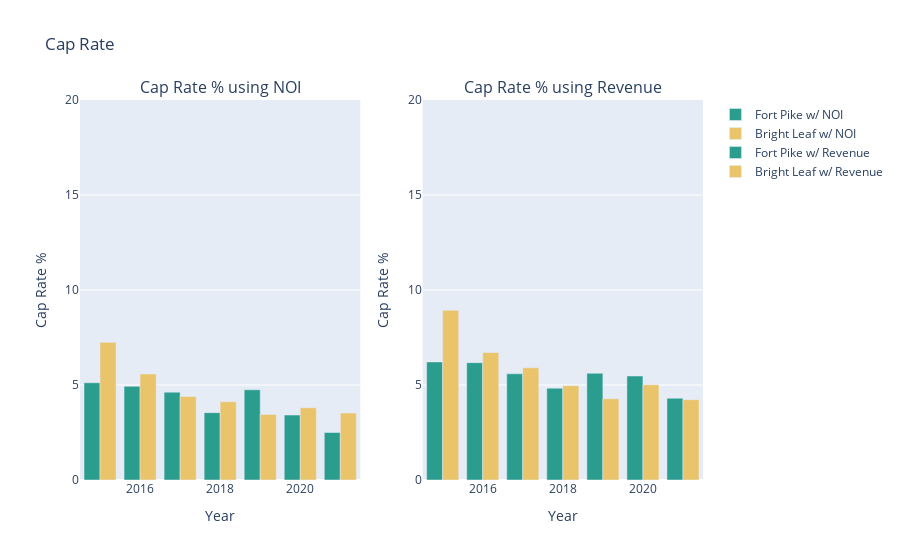

Write notebook code for a chart like this one.
### Code cell
fig = make_subplots(
    rows=1, cols=2, subplot_titles=("Cap Rate % using NOI", "Cap Rate % using Revenue"))
#Using NOI
trace1 = go.Bar(x = cap_fp["Year"], y=cap_fp["Cap_Rate_FP"], marker=dict(color="#2a9d8f", opacity=1), name="Fort Pike w/ NOI")
fig.add_trace(trace1, row=1, col=1)
trace2 = go.Bar(x = cap_bl["Year"], y=cap_bl["Cap_Rate_BL"], marker=dict(color="#e9c46a", opacity=1), name="Bright Leaf w/ NOI")
fig.add_trace(trace2, row=1, col=1)

#Using Revenue
trace3 = go.Bar(x = cap_fp_["Year"], y=cap_fp_["Cap_Rate_FP"], marker=dict(color="#2a9d8f", opacity=1), name="Fort Pike w/ Revenue")
fig.add_trace(trace3, row=1, col=2)
trace4 = go.Bar(x = cap_bl_["Year"], y=cap_bl_["Cap_Rate_BL"], marker=dict(color="#e9c46a", opacity=1), name="Bright Leaf w/ Revenue")
fig.add_trace(trace4, row=1, col=2)

fig.update_xaxes(title_text="Year", row = 1, col =1)
fig.update_yaxes(title_text="Cap Rate %", range=[0,20], row = 1, col = 1)
fig.update_xaxes(title_text="Year", row = 1, col =2)
fig.update_yaxes(title_text="Cap Rate %", range=[0,20], row = 1, col = 2)
fig.update_layout(title = "Cap Rate", barmode="group")

### Figure 1 — Plotly figure (JSON) as saved in the notebook; plotly's stock layout.template omitted (floating-point values rounded to 4 significant figures)
{"data": [{"marker": {"color": "#2a9d8f", "opacity": 1}, "name": "Fort Pike w/ NOI", "type": "bar", "x": [2015, 2016, 2017, 2018, 2019, 2020, 2021], "xaxis": "x", "y": [5.118, 4.932, 4.623, 3.545, 4.749, 3.418, 2.499], "yaxis": "y"}, {"marker": {"color": "#e9c46a", "opacity": 1}, "name": "Bright Leaf w/ NOI", "type": "bar", "x": [2015, 2016, 2017, 2018, 2019, 2020, 2021], "xaxis": "x", "y": [7.244, 5.582, 4.398, 4.116, 3.449, 3.804, 3.525], "yaxis": "y"}, {"marker": {"color": "#2a9d8f", "opacity": 1}, "name": "Fort Pike w/ Revenue", "type": "bar", "x": [2015, 2016, 2017, 2018, 2019, 2020, 2021], "xaxis": "x2", "y": [6.216, 6.173, 5.59, 4.831, 5.62, 5.473, 4.301], "yaxis": "y2"}, {"marker": {"color": "#e9c46a", "opacity": 1}, "name": "Bright Leaf w/ Revenue", "type": "bar", "x": [2015, 2016, 2017, 2018, 2019, 2020, 2021], "xaxis": "x2", "y": [8.932, 6.709, 5.905, 4.966, 4.271, 5.008, 4.229], "yaxis": "y2"}], "layout": {"annotations": [{"font": {"size": 16}, "showarrow": false, "text": "Cap Rate % using NOI", "x": 0.225, "xanchor": "center", "xref": "paper", "y": 1, "yanchor": "bottom", "yref": "paper"}, {"font": {"size": 16}, "showarrow": false, "text": "Cap Rate % using Revenue", "x": 0.775, "xanchor": "center", "xref": "paper", "y": 1, "yanchor": "bottom", "yref": "paper"}], "barmode": "group", "title": {"text": "Cap Rate"}, "xaxis": {"anchor": "y", "domain": [0, 0.45], "title": {"text": "Year"}}, "xaxis2": {"anchor": "y2", "domain": [0.55, 1], "title": {"text": "Year"}}, "yaxis": {"anchor": "x", "domain": [0, 1], "range": [0, 20], "title": {"text": "Cap Rate %"}}, "yaxis2": {"anchor": "x2", "domain": [0, 1], "range": [0, 20], "title": {"text": "Cap Rate %"}}}}
